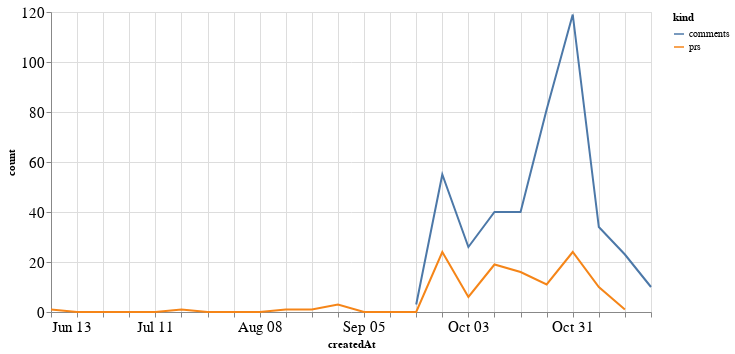

Source (notebook cell):
### Code cell
alt.Chart(total_time, width=600).mark_line().encode(
    x='createdAt',
    y='count',
    color='kind'
)

### Figure 1 — Vega-Lite specification as saved in the notebook (floating-point values rounded to 4 significant figures)
{"config": {"axisLeft": {"labelFontSize": 15}, "axisBottom": {"labelFontSize": 15}}, "data": {"name": "data-4250ca2fb4b5817e8696bb9cda5b9e99"}, "mark": "line", "encoding": {"color": {"type": "nominal", "field": "kind"}, "x": {"type": "temporal", "field": "createdAt"}, "y": {"type": "quantitative", "field": "count"}}, "width": 600, "$schema": "https://vega.github.io/schema/vega-lite/v4.8.1.json", "datasets": {"data-4250ca2fb4b5817e8696bb9cda5b9e99": [{"createdAt": "2021-06-13T00:00:00", "kind": "prs", "count": 1.0}, {"createdAt": "2021-06-20T00:00:00", "kind": "prs", "count": 0.0}, {"createdAt": "2021-06-27T00:00:00", "kind": "prs", "count": 0.0}, {"createdAt": "2021-07-04T00:00:00", "kind": "prs", "count": 0.0}, {"createdAt": "2021-07-11T00:00:00", "kind": "prs", "count": 0.0}, {"createdAt": "2021-07-18T00:00:00", "kind": "prs", "count": 1.0}, {"createdAt": "2021-07-25T00:00:00", "kind": "prs", "count": 0.0}, {"createdAt": "2021-08-01T00:00:00", "kind": "prs", "count": 0.0}, {"createdAt": "2021-08-08T00:00:00", "kind": "prs", "count": 0.0}, {"createdAt": "2021-08-15T00:00:00", "kind": "prs", "count": 1.0}, {"createdAt": "2021-08-22T00:00:00", "kind": "prs", "count": 1.0}, {"createdAt": "2021-08-29T00:00:00", "kind": "prs", "count": 3.0}, {"createdAt": "2021-09-05T00:00:00", "kind": "prs", "count": 0.0}, {"createdAt": "2021-09-12T00:00:00", "kind": "prs", "count": 0.0}, {"createdAt": "2021-09-19T00:00:00", "kind": "prs", "count": 0.0}, {"createdAt": "2021-09-26T00:00:00", "kind": "prs", "count": 24.0}, {"createdAt": "2021-10-03T00:00:00", "kind": "prs", "count": 6.0}, {"createdAt": "2021-10-10T00:00:00", "kind": "prs", "count": 19.0}, {"createdAt": "2021-10-17T00:00:00", "kind": "prs", "count": 16.0}, {"createdAt": "2021-10-24T00:00:00", "kind": "prs", "count": 11.0}, {"createdAt": "2021-10-31T00:00:00", "kind": "prs", "count": 24.0}, {"createdAt": "2021-11-07T00:00:00", "kind": "prs", "count": 10.0}, {"createdAt": "2021-11-14T00:00:00", "kind": "prs", "count": 1.0}, {"createdAt": "2021-11-21T00:00:00", "kind": "prs", "count": null}, {"createdAt": "2021-06-13T00:00:00", "kind": "comments", "count": null}, {"createdAt": "2021-06-20T00:00:00", "kind": "comments", "count": null}, {"createdAt": "2021-06-27T00:00:00", "kind": "comments", "count": null}, {"createdAt": "2021-07-04T00:00:00", "kind": "comments", "count": null}, {"createdAt": "2021-07-11T00:00:00", "kind": "comments", "count": null}, {"createdAt": "2021-07-18T00:00:00", "kind": "comments", "count": null}, {"createdAt": "2021-07-25T00:00:00", "kind": "comments", "count": null}, {"createdAt": "2021-08-01T00:00:00", "kind": "comments", "count": null}, {"createdAt": "2021-08-08T00:00:00", "kind": "comments", "count": null}, {"createdAt": "2021-08-15T00:00:00", "kind": "comments", "count": null}, {"createdAt": "2021-08-22T00:00:00", "kind": "comments", "count": null}, {"createdAt": "2021-08-29T00:00:00", "kind": "comments", "count": null}, {"createdAt": "2021-09-05T00:00:00", "kind": "comments", "count": null}, {"createdAt": "2021-09-12T00:00:00", "kind": "comments", "count": null}, {"createdAt": "2021-09-19T00:00:00", "kind": "comments", "count": 3.0}, {"createdAt": "2021-09-26T00:00:00", "kind": "comments", "count": 55.0}, {"createdAt": "2021-10-03T00:00:00", "kind": "comments", "count": 26.0}, {"createdAt": "2021-10-10T00:00:00", "kind": "comments", "count": 40.0}, {"createdAt": "2021-10-17T00:00:00", "kind": "comments", "count": 40.0}, {"createdAt": "2021-10-24T00:00:00", "kind": "comments", "count": 81.0}, {"createdAt": "2021-10-31T00:00:00", "kind": "comments", "count": 119.0}, {"createdAt": "2021-11-07T00:00:00", "kind": "comments", "count": 34.0}, {"createdAt": "2021-11-14T00:00:00", "kind": "comments", "count": 23.0}, {"createdAt": "2021-11-21T00:00:00", "kind": "comments", "count": 10.0}]}}
